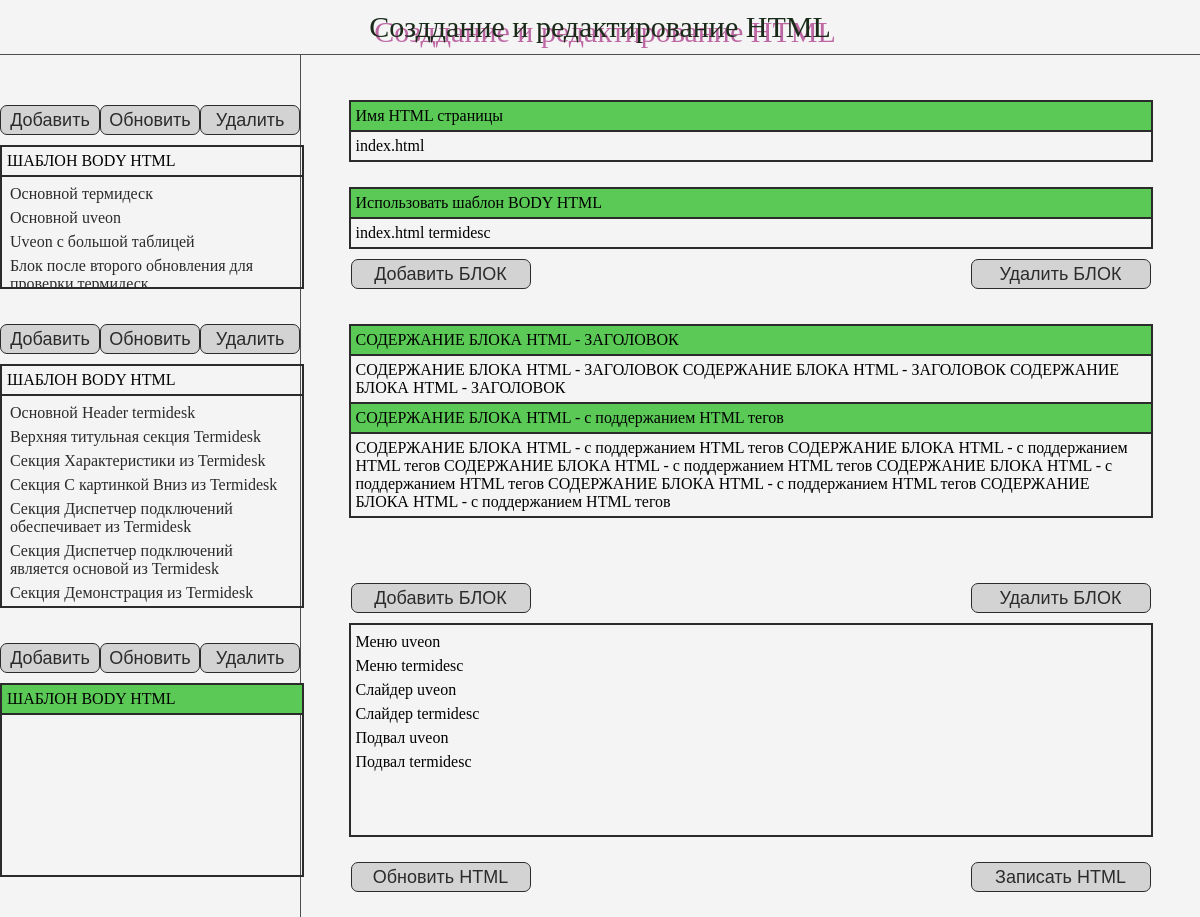
The app's page /htmles/, older data.
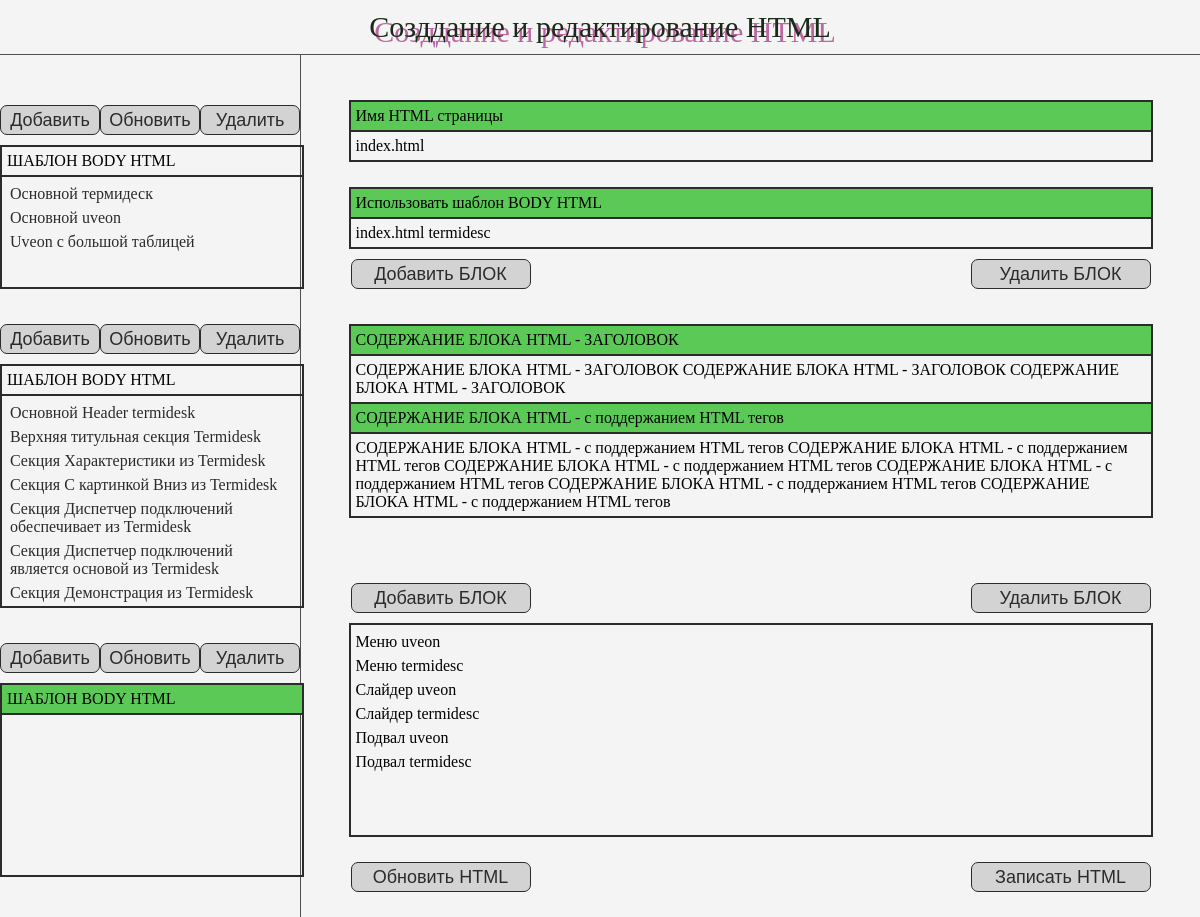
The same page, newer data.
### backend/models.py (models this page shows)
class BodyTemplate(models.Model):
    name = models.CharField(max_length=400)
    temp_body_id = models.CharField(max_length=500)
    text = models.TextField(null=True)

class DivSTemplate(models.Model):
    name = models.CharField(max_length=400)
    temp_body_id = models.CharField(max_length=500)
    header = models.TextField(null=True)
    text = models.TextField(null=True)

### backend/views.py (the view)
# urls.py: path('htmles/', views.index_htmles),
def index_htmles(request):
    body, dives, htmles = return_all_object()
    return render(request, 'htmles/index.html', {'bodys': body, 'dives': dives, 'htmles': htmles})

### backend/services.py (called while the page is built)
def return_all_object():
    body = BodyTemplate.objects.all()
    dives = DivSTemplate.objects.all()
    htmles = HTMLTemplate.objects.all()
    return body, dives, htmles

### templates/htmles/index.html (shortened to what this page needs)
<!DOCTYPE html>
{% load static %}
<html lang="en">
<head>
    <link rel="stylesheet" href='{% static "css/htmles.css" %}' type="text/css">
</head>
<body class="htmles">
    <header>
        <div class="header_block"><span>Созддание и редактирование HTML</span></div>
    </header>
    <section class="htmles_all d-flex">
        <div class="htmles_all_left">
            <div class="template_block_body block_item">
                <div class="template_block_body_top d-flex block_item_top">
                    <button><a href="/bodys/create/1" id="bodys">Добавить</a></button>
                    <button><a href="/bodys/1" id="bodys-update">Обновить</a></button>
                    <button id="del-bodys" type="submit" data-bodys="">Удалить</button>
                </div>
                <div class="template_block_body_bottom block_item_bottom">
                    <div class="template_block_body_bottom_top block_item_bottom_top">
                        Шаблон BODY HTML
                    </div>
                    <div class="template_block_body_bottom_all block_item_bottom_all">
                        {% if bodys.count > 0 %}
                            {% for body in bodys %}
                                <div data-bodys="{{ body.id }}" class="item item-body">{{ body.name }}</div>
                            {% endfor %}
                        {% endif %}
                    </div>
                </div>
            </div>
            <div class="template_block_div block_item">
                <div class="template_block_div_top d-flex block_item_top">
                    <button><a href="/dives/create/1" id="dives">Добавить</a></button>
                    <button><a href="/dives/1" id="dives-update">Обновить</a></button>
                    <button id="del-dive" type="submit" data-dive="">Удалить</button>
                </div>
                <div class="template_block_div_bottom block_item_bottom">
                    <div class="template_block_div_bottom_top block_item_bottom_top">
                        Шаблон BODY HTML
                    </div>
                    <div class="template_block_div_bottom_all block_item_bottom_all">
                        {% if dives.count > 0 %}
                            {% for dive in dives %}
                                <div data-dive="{{ dive.id }}" class="item item-dive">{{ dive.name }}</div>
                            {% endfor %}
                        {% endif %}
                    </div>
                </div>
            </div>
            <div class="template_block_html block_item">
                <div class="template_block_html_top d-flex block_item_top">
                    <button><a href="/htmles/create/1" id="htmles">Добавить</a></button>
                    <button><a href="/htmles/1" id="htmles-update">Обновить</a></button>
                    <button id="del-htmle" type="submit" data-htmle="">Удалить</button>
                </div>
                <div class="template_block_html_bottom block_item_bottom">
                    <div class="template_block_html_bottom_top block_item_bottom_top active">
                        Шаблон BODY HTML
                    </div>
                    <div class="template_block_html_bottom_all block_item_bottom_all">
                    </div>
                </div>
            </div>
        </div>
        <div class="htmles_all_right">
            <div class="htmles_all_right_block">
                <div class="htmles_all_right_block_content">
                    <div class="htmles_all_right_block_top active">
                        Имя HTML страницы
                    </div>
                    <div class="htmles_all_right_block_all">
                        index.html
                    </div>
                </div>
            </div>
            <div class="htmles_all_right_block">
                 <div class="htmles_all_right_block_content">
                    <div class="htmles_all_right_block_top active">
                        Использовать шаблон BODY HTML
                    </div>
                    <div class="htmles_all_right_block_all">
                        index.html termidesc
                    </div>
                </div>
                <div class="htmles_all_right_block_top_b d-flex">
                    <button>Добавить БЛОК</button>
                    <button>Удалить БЛОК</button>
                </div>
            </div>
            <div class="htmles_all_right_block center-div">
                <div class="htmles_all_right_block_content">
                    <div class="htmles_all_right_block_top active">
                        СОДЕРЖАНИЕ БЛОКА HTML - ЗАГОЛОВОК
                    </div>
                    <div class="htmles_all_right_block_all" style="border-bottom: 2px solid #2b2b2b">
                        СОДЕРЖАНИЕ БЛОКА HTML - ЗАГОЛОВОК СОДЕРЖАНИЕ БЛОКА HTML - ЗАГОЛОВОК СОДЕРЖАНИЕ БЛОКА HTML - ЗАГОЛОВОК
                    </div>
                    <div class="htmles_all_right_block_top active">
                        СОДЕРЖАНИЕ БЛОКА HTML - с поддержанием HTML тегов
                    </div>
                    <div class="htmles_all_right_block_all">
                        СОДЕРЖАНИЕ БЛОКА HTML - с поддержанием HTML тегов СОДЕРЖАНИЕ БЛОКА HTML - с поддержанием HTML тегов
                        СОДЕРЖАНИЕ БЛОКА HTML - с поддержанием HTML тегов СОДЕРЖАНИЕ БЛОКА HTML - с поддержанием HTML тегов
                        СОДЕРЖАНИЕ БЛОКА HTML - с поддержанием HTML тегов СОДЕРЖАНИЕ БЛОКА HTML - с поддержанием HTML тегов
                    </div>
                </div>
            </div>
            <div class="htmles_all_right_block">
                <div class="htmles_all_right_block_top_b d-flex">
                    <button>Добавить БЛОК</button>
                    <button>Удалить БЛОК</button>
                </div>
                <div class="htmles_all_right_block_content">
                    <div class="htmles_all_right_block_all scroll" style="height: 200px">
                        <span>Меню uveon</span>
                        <span>Меню termidesc</span>
                        <span>Слайдер uveon</span>
                        <span>Слайдер termidesc</span>
                        <span>Подвал uveon</span>
                        <span>Подвал termidesc</span>
                    </div>
                </div>
            </div>
            <div class="htmles_all_right_block d-flex" style="max-width: 800px; margin: 0 auto;justify-content: space-between">
                <button type="submit" value="send">Обновить HTML</button>
                <button type="button" id="write">Записать HTML</button>
            </div>
        </div>
    </section>
</body>
</html>

### static/css/htmles.css (style rules this page uses)
body { background-color: #f4f4f4; margin: 0; padding: 0; }
.d-flex { display: flex; }
.active { background-color: #5ac955; }
.center-div { margin-bottom: 55px !important; }
.scroll { overflow-y: scroll; }
.htmles header { width: 100%; padding: 5px 0; border-bottom: 1px solid #4f4f4f; }
.htmles header .header_block { max-width: fit-content; width: 100%; margin: 5px auto; }
.htmles header .header_block span { display: block; font-size: 30px; color: #1b2b1a; text-shadow: 5px 5px 0 #bd68a4; }
.htmles_all { width: 100%; height: 100%; }
.htmles_all_left { width: 25%; height: auto; padding-top: 15px; padding-bottom: 15px; border-right: 1px solid #4f4f4f; }
.htmles_all_right { width: 75%; height: 100%; }
.htmles_all_left .block_item { margin-left: auto; margin-right: auto; height: auto; max-width: 400px; width: 100%; }
.block_item .block_item_top { justify-content: space-between; padding: 10px 0; }
.block_item .block_item_top button { display: flex; width: 120px; height: 30px; border-radius: 7px; background-color: #d4d3d3; color: #2b2b2b; font-size: 18px; border: 1px solid #2b2b2b; align-items: center; justify-content: center; cursor: pointer; transition: all 0.3s ease-in-out; }
.block_item .block_item_top button a { color: #2b2b2b; text-decoration: none; }
.block_item .block_item_bottom { width: 100%; height: auto; border: 2px solid #2b2b2b; }
.block_item .block_item_bottom .block_item_bottom_top { padding: 5px 5px; height: auto; text-transform: uppercase; border-bottom: 2px solid #2b2b2b; }
.block_item .block_item_bottom .block_item_bottom_all { padding: 5px 5px; }
.block_item .block_item_bottom .block_item_bottom_all .item { text-decoration: none; color: #2b2b2b; font-size: 16px; display: block; padding: 3px; cursor: pointer; transition: all 0.3s ease-in-out; }
.template_block_body { margin-top: 25px; margin-bottom: 25px; }
.template_block_body .template_block_body_bottom .template_block_body_bottom_all { height: 100px; overflow-y: scroll; }
.template_block_div { margin-bottom: 25px; }
.template_block_div .template_block_div_bottom .template_block_div_bottom_all { height: 200px; overflow-y: scroll; }
.template_block_html { margin-bottom: 25px; }
.template_block_html .template_block_html_bottom .template_block_html_bottom_all { height: 150px; overflow-y: scroll; }
.htmles_all_right { padding: 45px 15px 15px 15px; }
.htmles_all_right .htmles_all_right_block { margin-bottom: 25px; }
.htmles_all_right .htmles_all_right_block:last-child { margin-bottom: 0; }
.htmles_all_right_block_content { border: 2px solid #2b2b2b; max-width: 800px; width: 100%; height: auto; margin-left: auto; margin-right: auto; }
.htmles_all_right_block_top { padding: 5px 5px; height: auto; border-bottom: 2px solid #2b2b2b }
.htmles_all_right_block_all { padding: 5px 5px; }
.htmles_all_right_block_all span { display: block; cursor: pointer; padding: 3px 0; transition: all 0.3s ease-in-out; }
.htmles_all_right_block_top_b { justify-content: space-between; padding: 10px 0; max-width: 800px; width: 100%; margin-left: auto; margin-right: auto; }
.htmles_all_right .htmles_all_right_block button { display: flex; width: 180px; height: 30px; border-radius: 7px; background-color: #d4d3d3; color: #2b2b2b; font-size: 18px; border: 1px solid #2b2b2b; align-items: center; justify-content: center; cursor: pointer; transition: all 0.3s ease-in-out; }

Row changes from the older to the newer data that the page shows:
removed BodyTemplate: name "Блок после второго обновления для…"
